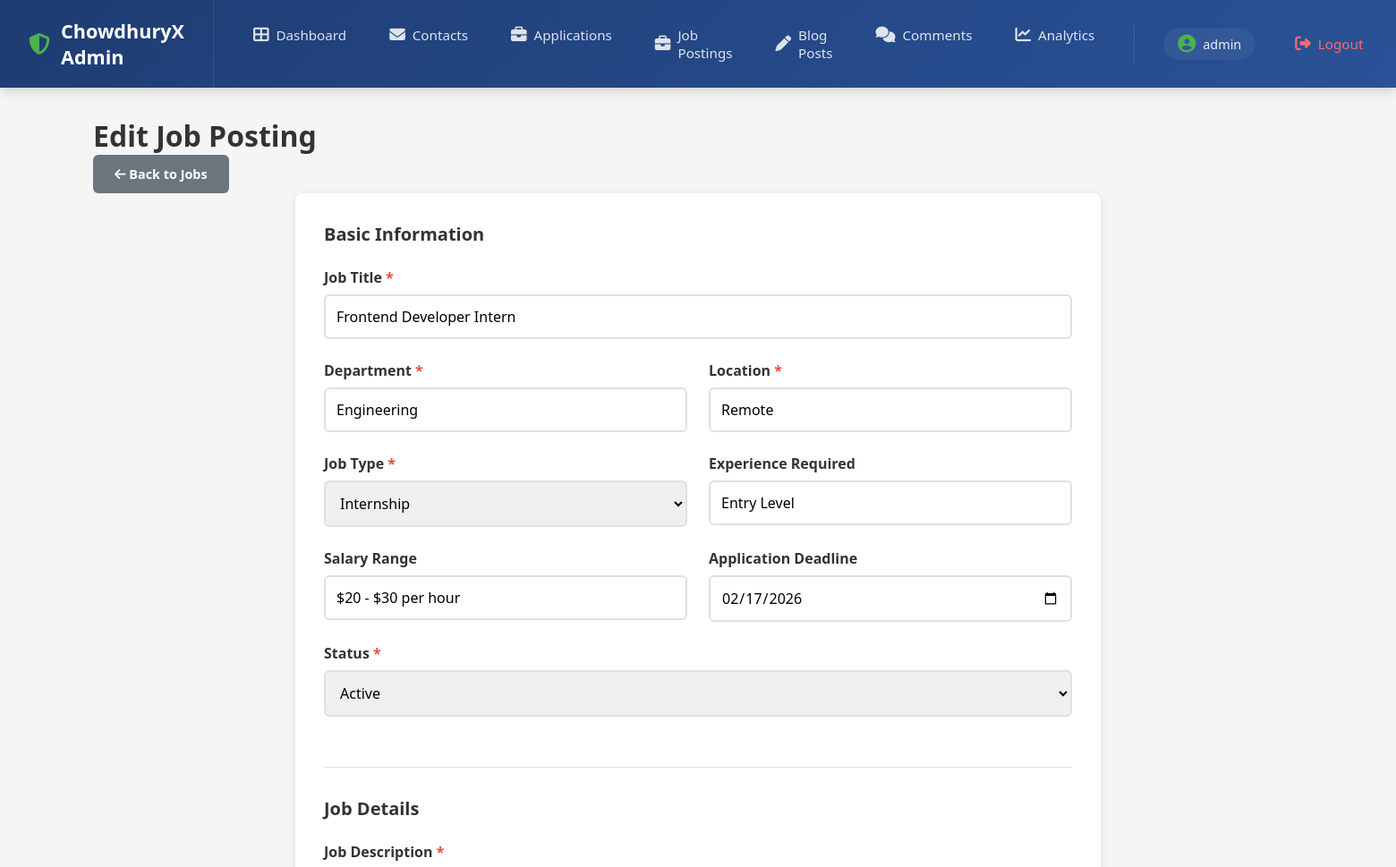
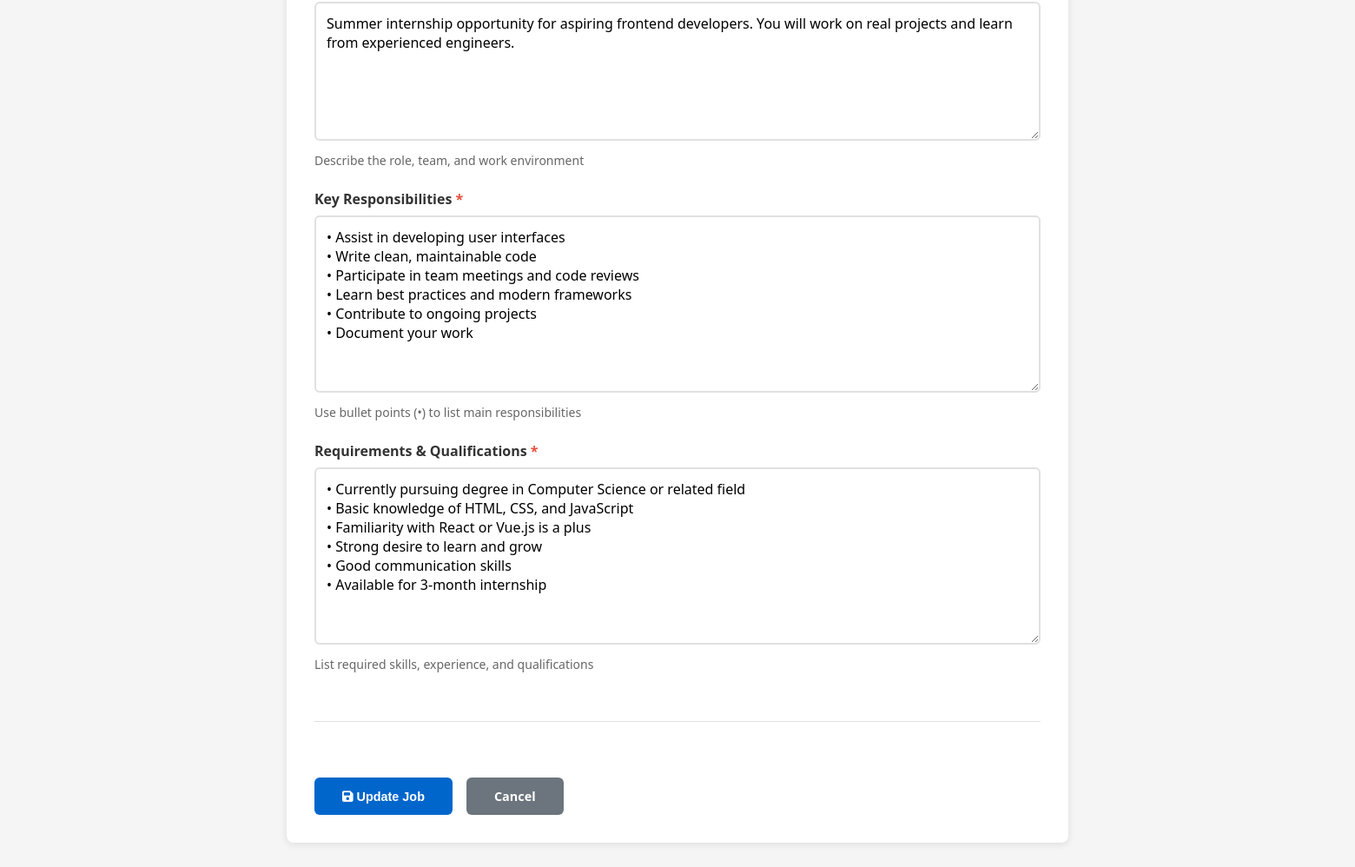
Page /admin/jobs/7/edit (signed in) on the committed database (2 pictures, top to bottom).
### models.py (models this page shows, shortened)
class Job(db.Model):
    __tablename__ = 'jobs'
    id = db.Column(db.Integer, primary_key=True)
    title = db.Column(db.String(150), nullable=False, index=True)
    location = db.Column(db.String(100), nullable=False)
    job_type = db.Column(db.String(50), nullable=False)  # Full-time, Part-time, Contract, Remote
    department = db.Column(db.String(100), nullable=True, index=True)
    experience_required = db.Column(db.String(50), nullable=False)  # e.g., "3-5 years", "5+ years"
    description = db.Column(db.Text, nullable=False)
    requirements = db.Column(db.Text, nullable=True)
    responsibilities = db.Column(db.Text, nullable=True)
    salary_range = db.Column(db.String(100), nullable=True)
    status = db.Column(db.String(20), default='active')  # active, inactive, closed
    posted_by = db.Column(db.String(120), nullable=True)
    views = db.Column(db.Integer, default=0)
    created_at = db.Column(db.DateTime, default=datetime.utcnow, index=True)
    updated_at = db.Column(db.DateTime, default=datetime.utcnow, onupdate=datetime.utcnow)
    closes_at = db.Column(db.DateTime, nullable=True)

### admin/routes.py (the view, shortened to what this page needs)
@admin_bp.route('/jobs/<int:job_id>/edit', methods=['GET', 'POST'])
@login_required
def edit_job(job_id):
    job = Job.query.get_or_404(job_id)
    return render_template('admin-job-form.html', job=job)

### admin/routes.py (called while the page is built)
def login_required(f):
    @wraps(f)
    def decorated_function(*args, **kwargs):
        if 'admin_id' not in session:
            return redirect(url_for('admin.login'))
        return f(*args, **kwargs)
    return decorated_function

### admin/templates/admin-job-form.html (shortened to what this page needs)
{% extends 'base-admin.html' %}
{% block content %}
<div class="admin-header">
    <h1>{{ 'Edit Job Posting' if job else 'Create New Job' }}</h1>
    <a href="{{ url_for('admin.jobs') }}" class="btn btn-secondary">
        <i class="fas fa-arrow-left"></i> Back to Jobs
    </a>
</div>
<div class="form-container">
    <form method="POST" action="{{ url_for('admin.edit_job', job_id=job.id) if job else url_for('admin.create_job') }}" class="admin-form">
        <div class="form-section">
            <h3>Basic Information</h3>
            <div class="form-group">
                <label for="title">Job Title <span class="required">*</span></label>
                <input type="text" id="title" name="title" value="{{ job.title if job else '' }}" required placeholder="e.g. Senior Software Engineer">
            </div>
            <div class="form-row">
                <div class="form-group">
                    <label for="department">Department <span class="required">*</span></label>
                    <input type="text" id="department" name="department" value="{{ job.department if job else '' }}" required placeholder="e.g. Engineering">
                </div>
                <div class="form-group">
                    <label for="location">Location <span class="required">*</span></label>
                    <input type="text" id="location" name="location" value="{{ job.location if job else '' }}" required placeholder="e.g. Remote, New York, etc.">
                </div>
            </div>
            <div class="form-row">
                <div class="form-group">
                    <label for="job_type">Job Type <span class="required">*</span></label>
                    <select id="job_type" name="job_type" required>
                        <option value="Internship" {% if job and job.job_type == 'Internship' %}selected{% endif %}>Internship</option>
                    </select>
                </div>
                <div class="form-group">
                    <label for="experience_required">Experience Required</label>
                    <input type="text" id="experience_required" name="experience_required" value="{{ job.experience_required if job else '' }}" placeholder="e.g. 3-5 years">
                </div>
            </div>
            <div class="form-row">
                <div class="form-group">
                    <label for="salary_range">Salary Range</label>
                    <input type="text" id="salary_range" name="salary_range" value="{{ job.salary_range if job else '' }}" placeholder="e.g. $80,000 - $120,000">
                </div>
                <div class="form-group">
                    <label for="closes_at">Application Deadline</label>
                    <input type="date" id="closes_at" name="closes_at" value="{{ job.closes_at.strftime('%Y-%m-%d') if job and job.closes_at else '' }}">
                </div>
            </div>
            <div class="form-group">
                <label for="status">Status <span class="required">*</span></label>
                <select id="status" name="status" required>
                    <option value="active" {% if job and job.status == 'active' %}selected{% endif %}>Active</option>
                </select>
            </div>
        </div>
        <div class="form-section">
            <h3>Job Details</h3>
            <div class="form-group">
                <label for="description">Job Description <span class="required">*</span></label>
                <textarea id="description" name="description" rows="6" required placeholder="Provide a comprehensive job description...">{{ job.description if job else '' }}</textarea>
                <small class="form-text">Describe the role, team, and work environment</small>
            </div>
            <div class="form-group">
                <label for="responsibilities">Key Responsibilities <span class="required">*</span></label>
                <textarea id="responsibilities" name="responsibilities" rows="8" required placeholder="• Responsibility 1&#10;• Responsibility 2&#10;• Responsibility 3">{{ job.responsibilities if job else '' }}</textarea>
                <small class="form-text">Use bullet points (•) to list main responsibilities</small>
            </div>
            <div class="form-group">
                <label for="requirements">Requirements & Qualifications <span class="required">*</span></label>
                <textarea id="requirements" name="requirements" rows="8" required placeholder="• Requirement 1&#10;• Requirement 2&#10;• Requirement 3">{{ job.requirements if job else '' }}</textarea>
                <small class="form-text">List required skills, experience, and qualifications</small>
            </div>
        </div>
        <div class="form-actions">
            <button type="submit" class="btn btn-primary">
                <i class="fas fa-save"></i> {{ 'Update Job' if job else 'Create Job' }}
            </button>
            <a href="{{ url_for('admin.jobs') }}" class="btn btn-secondary">Cancel</a>
        </div>
    </form>
</div>
{% endblock %}

### admin/static/css/admin.css (style rules this page uses)
:root { --admin-primary: #0066cc; --admin-secondary: #ff6b35; --admin-dark: #1a1a1a; --admin-light: #f5f5f5; --admin-white: #ffffff; --admin-border: #e0e0e0; --admin-text: #333333; }
* { margin: 0; padding: 0; box-sizing: border-box; }
body { font-family: 'Segoe UI', Tahoma, Geneva, Verdana, sans-serif; background-color: var(--admin-light); color: var(--admin-text); }
.btn { display: inline-block; padding: 0.75rem 1.5rem; border: none; border-radius: 6px; font-size: 0.9rem; font-weight: 600; cursor: pointer; transition: all 0.3s ease; text-decoration: none; text-align: center; }
.btn-primary { background-color: var(--admin-primary); color: var(--admin-white); }
.btn-secondary { background-color: #6c757d; color: var(--admin-white); }
.form-group { margin-bottom: 1.5rem; }
label { display: block; margin-bottom: 0.5rem; font-weight: 600; color: var(--admin-dark); }
input, textarea, select { width: 100%; padding: 0.75rem; border: 1px solid var(--admin-border); border-radius: 6px; font-size: 0.9rem; font-family: inherit; transition: border-color 0.3s ease; }
textarea { resize: vertical; min-height: 150px; }

### admin/templates/admin-job-form.html (style rules this page uses)
.form-container { max-width: 900px; margin: 0 auto; background: white; padding: 2rem; border-radius: 8px; box-shadow: 0 2px 8px rgba(0,0,0,0.1); }
.admin-form .form-section { margin-bottom: 2rem; padding-bottom: 2rem; border-bottom: 1px solid #e0e0e0; }
.admin-form .form-section h3 { margin-bottom: 1.5rem; color: #333; font-size: 1.25rem; }
.form-group { margin-bottom: 1.5rem; }
.form-row { display: grid; grid-template-columns: 1fr 1fr; gap: 1.5rem; }
.form-group label { display: block; margin-bottom: 0.5rem; font-weight: 600; color: #333; }
.required { color: #e74c3c; }
.form-group input, .form-group select, .form-group textarea { width: 100%; padding: 0.75rem; border: 2px solid #e0e0e0; border-radius: 6px; font-size: 1rem; transition: border-color 0.3s; }
.form-group textarea { resize: vertical; font-family: inherit; }
.form-text { display: block; margin-top: 0.5rem; color: #666; font-size: 0.875rem; }
.form-actions { display: flex; gap: 1rem; padding-top: 2rem; }
.form-actions .btn { padding: 0.75rem 2rem; }

### rows in the picture
Job: title "Frontend Developer Intern", department "Engineering", location "Remote", job_type "Internship", experience_required "Entry Level", salary_range "$20 - $30 per hour", closes_at "02/17/2026", status "Active", description "Summer internship opportunity for aspiring frontend developers. You will work on real projects and learn from experienced engineers.", responsibilities "• Assist in developing user interfaces • Write clean, maintainable code • Participate in team meetings and code reviews • Learn best practices and modern frameworks • Contribute to ongoing projects • Document your work", requirements "• Currently pursuing degree in Computer Science or related field • Basic knowledge of HTML, CSS, and JavaScript • Familiarity with React or Vue.js is a plus • Strong desire to learn and grow • Good communication skills • Available for 3-month internship"

### other values in the picture
{{ session.get('admin_username', 'Admin') }} "admin"
{{ 'Edit Job Posting' if job else 'Create New Job' }} "Edit Job Posting"
{{ 'Update Job' if job else 'Create Job' }} "Update Job"
